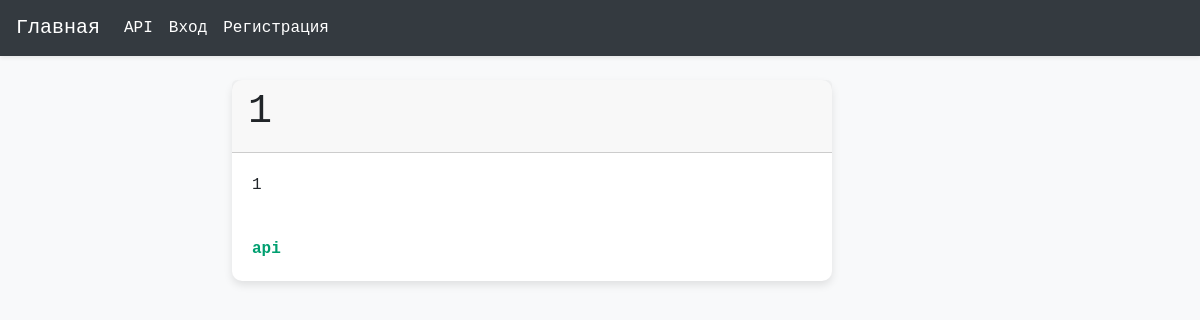
The app's page /post/user/1/, older data.
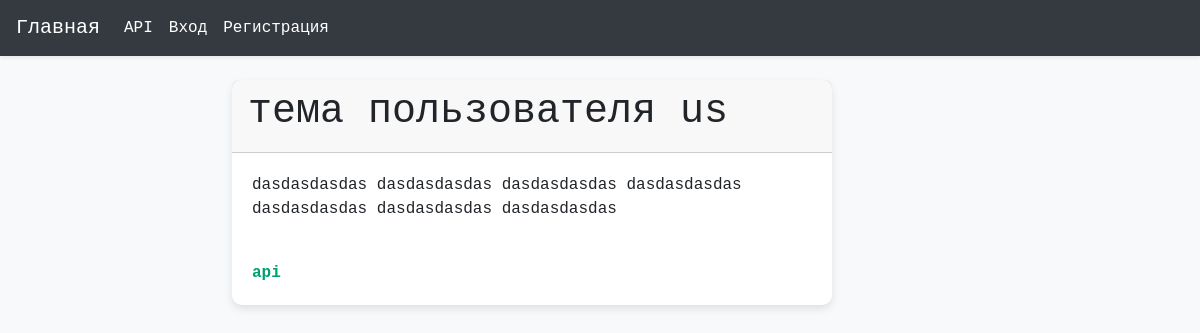
The same page, newer data.
### Content/models.py (models this page shows, shortened)
class Posts(models.Model):
    user = models.ForeignKey(User, on_delete=models.CASCADE)
    theme = models.CharField(max_length=20)
    text = models.TextField()
    user = models.ForeignKey(User, on_delete=models.CASCADE, null=True, blank=True)

### Content/views.py (the view)
# urls.py: path('post/<str:username>/<int:pk>/', content_views.PostsDetailView.as_view(), name='post_detail'),
class PostsDetailView(DetailView):
    model = Posts
    template_name = "Content/Posts_detail.html"
    def get_context_data(self, **kwargs):
        context = super().get_context_data(**kwargs)
        context['username'] = self.object.user.username
        context['pk'] = self.object.pk
        return context

### templates/Content/Posts_detail.html (shortened to what this page needs)
{% extends "base.html" %}
{% block content %}
<div class="container mt-4">
    <div class="row justify-content-center">
        <div class="col-md-8">
            <div class="card">
                <div class="card-header">
                    <h1 class="card-title">{{ object.theme }}</h1>
                </div>
                <div class="card-body">
                    <p class="card-text">{{ object.text }}</p>
                </div>
                <div class="card-body">
                    <strong>
                    <a href="{% url 'content:get_api' username=username pk=pk %}">api</a>
                    </strong>
                </div>
            </div>
        </div>
    </div>
</div>
{% endblock %}

Row changes from the older to the newer data that the page shows:
changed Posts: theme "1" → "тема пользователя us"; text "1" → "dasdasdasdas dasdasdasdas dasdasdasdas dasdasdasdas dasdasdasdas dasdasdasdas dasdasdasdas"
